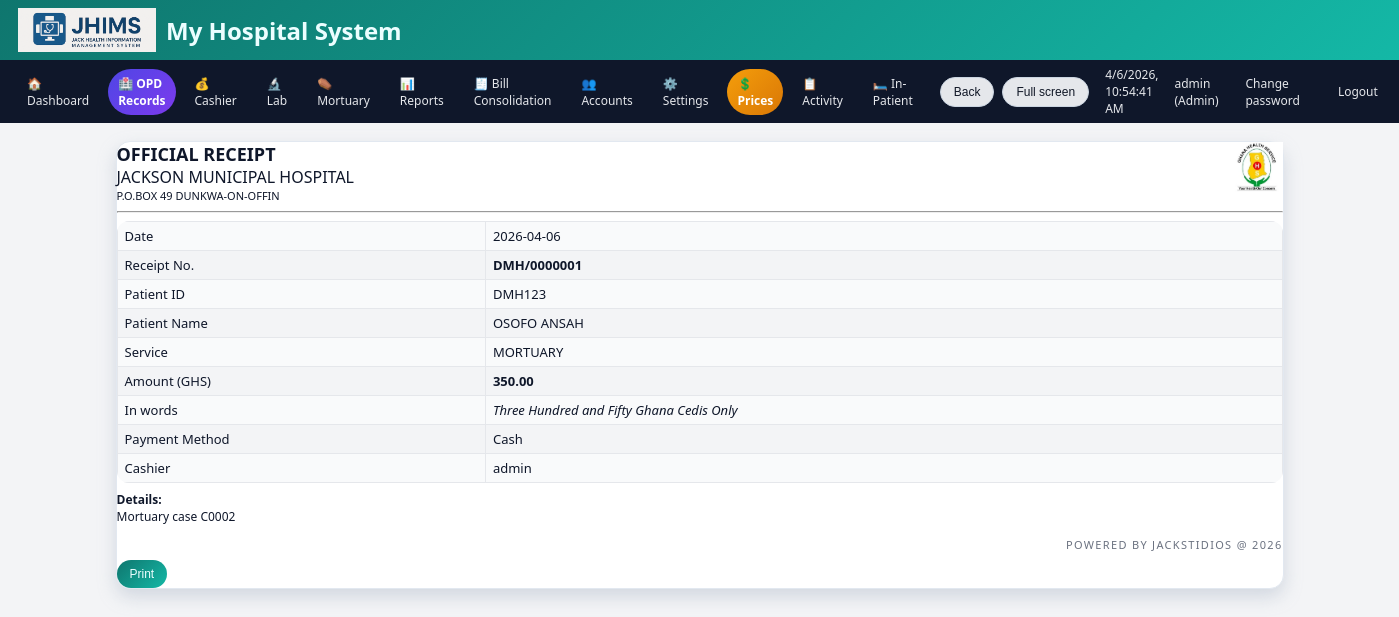
The app's page /receipt/1 (signed in) with its own data.
### tables this page shows
CREATE TABLE patient_records(id INTEGER PRIMARY KEY AUTOINCREMENT,date TEXT,receipt_number TEXT,patient_id TEXT,patient_name TEXT,service_received TEXT,amount_paid REAL,amount_in_words TEXT,cashier_name TEXT,payment_method TEXT,details TEXT);

### app.py (the view)
@app.route("/receipt/<int:rec_id>")
@login_required()
def receipt_view(rec_id):
    conn = get_db()
    c = conn.cursor()
    c.execute("SELECT * FROM patient_records WHERE id=?", (rec_id,))
    rec = c.fetchone()
    conn.close()
    if not rec:
        flash("Receipt not found.", "danger")
        return redirect(url_for("cashier"))
    return render_template("receipt.html", rec=rec)

### app.py (called while the page is built)
def get_db():
    conn = sqlite3.connect(DB_PATH)
    conn.row_factory = sqlite3.Row
    return conn

@app.context_processor
def inject_hospital():
    return dict(hospital=get_hospital())

def get_hospital():
    conn = get_db()
    c = conn.cursor()
    c.execute("SELECT * FROM hospital_settings LIMIT 1")
    data = c.fetchone()
    conn.close()
    return data

def login_required(role=None):
    def deco(f):
        @wraps(f)
        def wrapper(*args, **kwargs):
            if "user" not in session:
                return redirect(url_for("login"))
            if role and session.get("role") not in (role, "Admin"):
                flash("Access denied for your role.", "danger")
                return redirect(url_for("dashboard"))
            return f(*args, **kwargs)
        return wrapper
    return deco

@app.before_request
def startup():
    global _db_initialized
    if not _db_initialized:
        init_db()
        _db_initialized = True

@app.context_processor
def inject_globals():
    conn = get_db()
    c = conn.cursor()
    c.execute("SELECT name, insured_price, non_insured_price FROM lab_test_prices ORDER BY name")
    tests = c.fetchall()
    c.execute("SELECT name FROM services ORDER BY name")
    services = [r["name"] for r in c.fetchall()]
    conn.close()
    return dict(
        APP_NAME=APP_NAME,
        HOSPITAL_NAME=HOSPITAL_NAME,
        HOSPITAL_ADDRESS=HOSPITAL_ADDRESS,
        HOSPITAL_PHONE=HOSPITAL_PHONE,
        POWERED_BY=POWERED_BY,
        LAB_TESTS=tests,
        SERVICES=services,
        now=datetime.now,
    )

### templates/receipt.html (shortened to what this page needs)
{% extends "base.html" %}
{% block content %}
<div class="card">
  <div style="display:flex;justify-content:space-between;align-items:flex-start;gap:12px;">
    <div>
      <h2 style="margin:0;">OFFICIAL RECEIPT</h2>
      <div>{{ HOSPITAL_NAME }}</div>
      <div style="font-size:11px;">{{ HOSPITAL_ADDRESS }}</div>
    </div>
    <div style="text-align:right;">
      <img src="{{ url_for('static', filename='ghs_logo.png') }}" alt="GHS" style="height:50px;margin-bottom:4px;" onerror="this.style.display='none'"><br>
    </div>
  </div>
  <hr>
  <table style="width:100%;font-size:13px;">
    <tr><td>Date</td><td>{{ rec.date }}</td></tr>
    <tr><td>Receipt No.</td><td><strong>{{ rec.receipt_number }}</strong></td></tr>
    <tr><td>Patient ID</td><td>{{ rec.patient_id }}</td></tr>
    <tr><td>Patient Name</td><td>{{ rec.patient_name }}</td></tr>
    <tr><td>Service</td><td>{{ rec.service_received }}</td></tr>
    <tr><td>Amount (GHS)</td><td><strong>{{ '%.2f'|format(rec.amount_paid or 0) }}</strong></td></tr>
    <tr><td>In words</td><td><em>{{ rec.amount_in_words }}</em></td></tr>
    <tr><td>Payment Method</td><td>{{ rec.payment_method }}</td></tr>
    <tr><td>Cashier</td><td>{{ rec.cashier_name }}</td></tr>
  </table>
  {% if rec.details %}
  <p style="margin-top:8px;font-size:12px;"><strong>Details:</strong><br>{{ rec.details }}</p>
  {% endif %}
  <div class="footer-text">
    {{ POWERED_BY }}
  </div>
  <div class="no-print" style="margin-top:8px;">
    <button class="btn btn-primary" onclick="window.print()">Print</button>
  </div>
</div>
{% endblock %}

### templates/base.html (shortened to what this page needs)
<!doctype html>
<html>
  <head>
  </head>
  <body class="theme-{{ THEME|default('light') }}">
    <header>
      <img src="{{ url_for('static', filename='jhims_logo.png') }}" alt="JHIMS" onerror="this.style.display='none'">
      <div style="display:flex; align-items:center; gap:10px;">
    <div>
        <h2 style="margin:0;">
            {{ hospital.hospital_name or "My Hospital System" }}
        </h2>
    </div>
</div>
    </header>
    {% if session.get('user') %}
    <nav class="no-print">
      <a href="{{ url_for('dashboard') }}">🏠 Dashboard</a>
      {% if session.get('role') in ['Admin','Records'] %}<a href="{{ url_for('records') }}" style="background:linear-gradient(135deg,#4f46e5,#7c3aed);color:#fff;font-weight:700;border:none;">🏥 OPD Records</a>{% endif %}
      <a href="{{ url_for('cashier') }}">💰 Cashier</a>
      <a href="{{ url_for('lab') }}">🔬 Lab</a>
      <a href="{{ url_for('mortuary') }}">⚰️ Mortuary</a>
      <a href="{{ url_for('reports_home') }}">📊 Reports</a>
      {% if session.get('role') in ['Admin','Cashier'] %}<a href="{{ url_for('bill_consolidation') }}">🧾 Bill Consolidation</a>{% endif %}
      {% if session.get('role') == 'Admin' %}
      <a href="{{ url_for('manage_users') }}">👥 Accounts</a>
      <a href="{{ url_for('settings') }}">⚙️ Settings</a>
      <a href="{{ url_for('admin_price_settings') }}" style="background:linear-gradient(135deg,#f59e0b,#d97706);color:#fff;font-weight:700;border:none;">💲 Prices</a>
      <a href="{{ url_for('activity_log') }}">📋 Activity</a>
      <a href="/ipd">🛏️ In-Patient</a>
      {% endif %}
      <button class="btn btn-secondary" type="button" onclick="goBack()">Back</button>
      <button class="btn btn-secondary" type="button" onclick="enterFullscreen()">Full screen</button>
      <span style="font-size:12px;margin-left:8px;" id="clock"></span>
      <span style="font-size:12px;margin-left:8px;">{{ session.get('user') }} ({{ session.get('role') }})</span>
      <a href="{{ url_for('change_password') }}" style="font-size:12px;margin-left:8px;">Change password</a>
      <a href="{{ url_for('logout') }}" style="font-size:12px;margin-left:8px;">Logout</a>
    </nav>
    {% endif %}
    <div class="container">
      {% block content %}{% endblock %}
    </div>
  </body>
</html>

### templates/base.html (style rules this page uses)
:root { --accent:#0f766e; --accent-strong:#0d9488; --accent-soft:#a7f3d0; --danger:#b91c1c; --border-soft:#e2e8f0; --bg-light:#f3f4f6; --bg-card:#ffffff; --text-main:#0f172a; --text-muted:#6b7280; }
* { box-sizing:border-box; }
body { margin:0; font-family:system-ui,-apple-system,BlinkMacSystemFont,"Segoe UI",sans-serif; }
body.theme-light { background:var(--bg-light); color:var(--text-main); }
body.theme-light header { background:linear-gradient(135deg,#0f766e,#14b8a6); color:#ecfeff; box-shadow:0 8px 20px rgba(15,118,110,.45); }
body.theme-light nav { background:#0f172a; color:#e5e7eb; }
body.theme-light .card { background:var(--bg-card); border-radius:14px; border:1px solid var(--border-soft); box-shadow:0 8px 18px rgba(148,163,184,.35); }
body.theme-light table { background:#f9fafb; }
body.theme-light tr:nth-child(even) td { background:#f3f4f6; }
header { padding:8px 18px; display:flex; align-items:center; gap:10px; }
header img { height:44px; }
nav { padding:6px 16px; display:flex; align-items:center; gap:8px; }
nav a { color:#e5e7eb; text-decoration:none; font-size:12px; padding:6px 10px; border-radius:999px; border:1px solid transparent; transition:.16s ease; }
.container { max-width:1200px; margin:18px auto 40px auto; padding:0 16px; }
.card h2 { margin-top:0; font-size:18px; }
.btn { display:inline-flex; align-items:center; justify-content:center; gap:5px; padding:7px 13px; border-radius:999px; border:none; font-size:12px; font-weight:500; cursor:pointer; white-space:nowrap; transition:.16s transform,.16s box-shadow,.16s background; }
.btn-primary { background:linear-gradient(135deg,#0f766e,#14b8a6); color:#ecfeff; }
.btn-secondary { background:#e5e7eb; color:#111827; border:1px solid #cbd5e1; }
table { width:100%; border-collapse:collapse; font-size:12px; border-radius:12px; overflow:hidden; }
th,td { border:1px solid #e5e7eb; padding:5px 7px; text-align:left; }
.footer-text { font-size:11px; color:#6b7280; margin-top:10px; text-align:right; letter-spacing:.12em; text-transform:uppercase; }

### records on screen
patient_records: get "admin", get "Admin", date "2026-04-06", receipt_number "DMH/0000001", patient_id "DMH123", patient_name "OSOFO ANSAH", service_received "MORTUARY", amount_paid "350.00", amount_in_words "Three Hundred and Fifty Ghana Cedis Only", payment_method "Cash", cashier_name "admin", details "Mortuary case C0002"

### other values on screen
{{ hospital.hospital_name or "My Hospital System" }} "My Hospital System"
{{ HOSPITAL_NAME }} "JACKSON MUNICIPAL HOSPITAL"
{{ HOSPITAL_ADDRESS }} "P.O.BOX 49 DUNKWA-ON-OFFIN"
{{ POWERED_BY }} "POWERED BY JACKSTIDIOS @ 2026"
